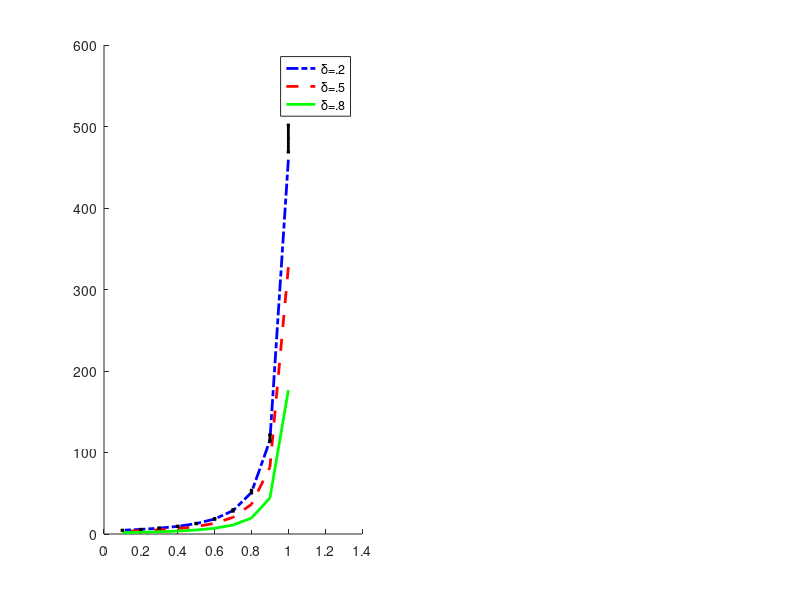

MATLAB code for this plot: (Note: this script raises an error after producing the figure.)
        function make_plots()
%
%   plot the data returned by test_limits code
%
        load data197.mat
        set(groot,'defaultLineLineWidth','remove')
        set(groot,'defaultLineLineWidth',2)

        ndeltas
        ngams




        figure(2);

        j1=1
        j2=ngams
        xs = gams(j1:j2)

%

        subplot(1,2,1)


        idelta = 2;
        delta1 = deltas(idelta)
%
        errs = 2*sdev_fr_table(idelta,j1:j2);
        vals1 = errs_fr_table(idelta,j1:j2);
        preds1 = errs_pred_fr_table(idelta,j1:j2);

        hold on; plot(xs,preds1,'b-.','LineWidth',2)



        j1=1
        j2=ngams
        xs = gams(j1:j2)

%


        idelta = 5;
        delta2 = deltas(idelta)
%
        errs = 2*sdev_fr_table(idelta,j1:j2);
        vals2 = errs_fr_table(idelta,j1:j2);
        preds2 = errs_pred_fr_table(idelta,j1:j2);

        hold on; plot(xs,preds2,'r--','LineWidth',2)


        j1=1
        j2=ngams
        xs = gams(j1:j2)

%

        idelta = 8;
        delta3 = deltas(idelta)
%
        errs = 2*sdev_fr_table(idelta,j1:j2);
        vals3 = errs_fr_table(idelta,j1:j2);
        preds3 = errs_pred_fr_table(idelta,j1:j2);

        hold on; plot(xs,preds3,'g-','LineWidth',2)



        delta1
        delta2
        delta3
        legend('\delta=.2','\delta=.5','\delta=.8')


        errorbar(xs,vals1,errs,'k.','LineWidth',2)
        errorbar(xs,vals2,errs,'k.','LineWidth',2)
        errorbar(xs,vals3,errs,'k.','LineWidth',2)


        ymin = 0*min(vals3+errs)
        ymax = 1.05*max(vals1+errs);



        xlabel('\gamma')
        ylabel('errors (Frobenius loss)')
        xlim([gams(j2)-.01,gams(j1)+.01,])
        ylim([ymin,ymax])


%

        subplot(1,2,2)


        idelta = 2;
        delta1 = deltas(idelta)
%
        errs = 2*sdev_op_table(idelta,j1:j2);
        vals1 = errs_op_table(idelta,j1:j2);
        preds1 = errs_pred_op_table(idelta,j1:j2);

        hold on; plot(xs,preds1,'b-.','LineWidth',2)



        j1=1
        j2=ngams
        xs = gams(j1:j2)

%


        idelta = 5;
        delta2 = deltas(idelta)
%
        errs = 2*sdev_op_table(idelta,j1:j2);
        vals2 = errs_op_table(idelta,j1:j2);
        preds2 = errs_pred_op_table(idelta,j1:j2);

        hold on; plot(xs,preds2,'r--','LineWidth',2)


        j1=1
        j2=ngams
        xs = gams(j1:j2)

%

        idelta = 8;
        delta3 = deltas(idelta)
%
        errs = 2*sdev_op_table(idelta,j1:j2);
        vals3 = errs_op_table(idelta,j1:j2);
        preds3 = errs_pred_op_table(idelta,j1:j2);

        hold on; plot(xs,preds3,'g-','LineWidth',2)



        delta1
        delta2
        delta3
        legend('\delta=.2','\delta=.5','\delta=.8')


        errorbar(xs,vals1,errs,'k.','LineWidth',2)
        errorbar(xs,vals2,errs,'k.','LineWidth',2)
        errorbar(xs,vals3,errs,'k.','LineWidth',2)


        ymin = 0*min(vals3+errs)
        ymax = 1.05*max(vals1+errs);



        xlabel('\gamma')
        ylabel('errors (operator norm loss)')
        xlim([gams(j2)-.01,gams(j1)+.01,])
        ylim([ymin,ymax])


        set(figure(2),'Position',[500,500,1075,400])
        savefig(figure(2),'fig197b')



%%%        return



        figure(1);


        j1=1
        j2=ndeltas
        xs = deltas(j1:j2)

%

        subplot(1,2,1)


        igam = 2;
        gam1 = gams(igam)
%
        errs = 2*sdev_fr_table(igam,j1:j2);
        vals1 = errs_fr_table(igam,j1:j2);
        preds1 = errs_pred_fr_table(igam,j1:j2);

        hold on; plot(xs,preds1,'b-.','LineWidth',2)
%        


        igam = 5;
        gam2 = gams(igam)

        errs = 2*sdev_fr_table(igam,j1:j2);
        vals2 = errs_fr_table(igam,j1:j2);
        preds2 = errs_pred_fr_table(igam,j1:j2);

        hold on; plot(xs,preds2,'r--','LineWidth',2)

%

        igam = 8;
        gam3 = gams(igam)

        errs = 2*sdev_fr_table(igam,j1:j2);
        vals3 = errs_fr_table(igam,j1:j2);
        preds3 = errs_pred_fr_table(igam,j1:j2);
        hold on; plot(xs,preds3,'g-','LineWidth',2)

%
        legend('\gamma=.9','\gamma=.6','\gamma=.3')


        errorbar(xs,vals1,errs,'k.','LineWidth',2)
        errorbar(xs,vals2,errs,'k.','LineWidth',2)
        errorbar(xs,vals3,errs,'k.','LineWidth',2)


        ymin = 0*min(vals3+errs)
        ymax = 1.05*max(vals1+errs);


        xlabel('\delta')
        ylabel('errors (Frobenius loss)')
        xlim([deltas(j1)-.01,deltas(j2)+.01])
        ylim([ymin,ymax])




        subplot(1,2,2)


        igam = 2;
        gam1 = gams(igam)
%
        errs = 2*sdev_op_table(igam,j1:j2);
        vals1 = errs_op_table(igam,j1:j2);
        preds1 = errs_pred_op_table(igam,j1:j2);

        hold on; plot(xs,preds1,'b-.','LineWidth',2)
%        


        igam = 5;
        gam2 = gams(igam)

        errs = 2*sdev_op_table(igam,j1:j2);
        vals2 = errs_op_table(igam,j1:j2);
        preds2 = errs_pred_op_table(igam,j1:j2);

        hold on; plot(xs,preds2,'r--','LineWidth',2)

%

        igam = 8;
        gam3 = gams(igam)

        errs = 2*sdev_op_table(igam,j1:j2);
        vals3 = errs_op_table(igam,j1:j2);
        preds3 = errs_pred_op_table(igam,j1:j2);
        hold on; plot(xs,preds3,'g-','LineWidth',2)

%
        legend('\gamma=.9','\gamma=.6','\gamma=.3')


        errorbar(xs,vals1,errs,'k.','LineWidth',2)
        errorbar(xs,vals2,errs,'k.','LineWidth',2)
        errorbar(xs,vals3,errs,'k.','LineWidth',2)


        ymin = 0*min(vals3+errs)
        ymax = 1.05*max(vals1+errs);


        xlabel('\delta')
        ylabel('errors (operator norm loss)')
        xlim([deltas(j1)-.01,deltas(j2)+.01])
        ylim([ymin,ymax])



        set(figure(1),'Position',[500,500,1075,400])
        savefig(figure(1),'fig197a')
